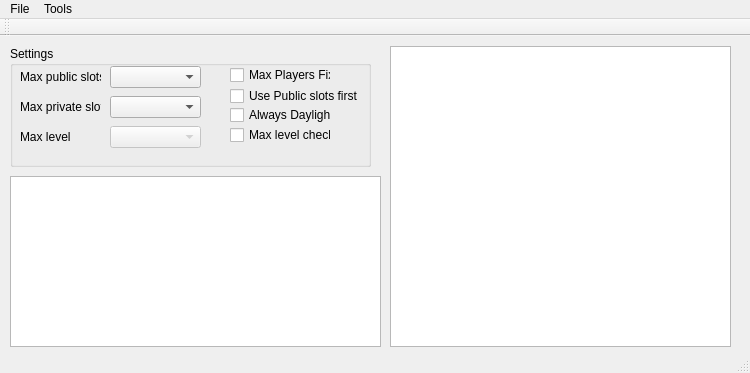
<?xml version="1.0" encoding="UTF-8"?>
<ui version="4.0">
 <class>cwst_qtClass</class>
 <widget class="QMainWindow" name="cwst_qtClass">
  <property name="geometry">
   <rect>
    <x>0</x>
    <y>0</y>
    <width>750</width>
    <height>373</height>
   </rect>
  </property>
  <property name="windowTitle">
   <string>CWST</string>
  </property>
  <widget class="QWidget" name="centralWidget">
   <widget class="QTextEdit" name="tb_log">
    <property name="geometry">
     <rect>
      <x>10</x>
      <y>140</y>
      <width>371</width>
      <height>171</height>
     </rect>
    </property>
    <property name="readOnly">
     <bool>true</bool>
    </property>
   </widget>
   <widget class="QTableWidget" name="gv_players">
    <property name="geometry">
     <rect>
      <x>390</x>
      <y>10</y>
      <width>341</width>
      <height>301</height>
     </rect>
    </property>
    <property name="contextMenuPolicy">
     <enum>Qt::CustomContextMenu</enum>
    </property>
    <property name="selectionMode">
     <enum>QAbstractItemView::SingleSelection</enum>
    </property>
    <property name="selectionBehavior">
     <enum>QAbstractItemView::SelectRows</enum>
    </property>
    <property name="sortingEnabled">
     <bool>false</bool>
    </property>
    <attribute name="horizontalHeaderHighlightSections">
     <bool>false</bool>
    </attribute>
   </widget>
   <widget class="QGroupBox" name="groupBox">
    <property name="geometry">
     <rect>
      <x>10</x>
      <y>10</y>
      <width>361</width>
      <height>121</height>
     </rect>
    </property>
    <property name="title">
     <string>Settings</string>
    </property>
    <widget class="QLabel" name="label">
     <property name="geometry">
      <rect>
       <x>10</x>
       <y>20</y>
       <width>81</width>
       <height>21</height>
      </rect>
     </property>
     <property name="text">
      <string>Max public slots</string>
     </property>
    </widget>
    <widget class="QComboBox" name="cb_publicSlots">
     <property name="geometry">
      <rect>
       <x>100</x>
       <y>20</y>
       <width>91</width>
       <height>22</height>
      </rect>
     </property>
    </widget>
    <widget class="QLabel" name="label_2">
     <property name="geometry">
      <rect>
       <x>10</x>
       <y>50</y>
       <width>81</width>
       <height>21</height>
      </rect>
     </property>
     <property name="text">
      <string>Max private slots</string>
     </property>
    </widget>
    <widget class="QComboBox" name="cb_privateSlots">
     <property name="geometry">
      <rect>
       <x>100</x>
       <y>50</y>
       <width>91</width>
       <height>22</height>
      </rect>
     </property>
    </widget>
    <widget class="QCheckBox" name="cb_maxPlayersfix">
     <property name="geometry">
      <rect>
       <x>220</x>
       <y>20</y>
       <width>101</width>
       <height>18</height>
      </rect>
     </property>
     <property name="text">
      <string>Max Players Fix</string>
     </property>
    </widget>
    <widget class="QCheckBox" name="cb_usePublicFirst">
     <property name="geometry">
      <rect>
       <x>220</x>
       <y>40</y>
       <width>131</width>
       <height>20</height>
      </rect>
     </property>
     <property name="text">
      <string>Use Public slots first</string>
     </property>
    </widget>
    <widget class="QCheckBox" name="cb_daylight">
     <property name="geometry">
      <rect>
       <x>220</x>
       <y>60</y>
       <width>101</width>
       <height>18</height>
      </rect>
     </property>
     <property name="text">
      <string>Always Daylight</string>
     </property>
    </widget>
    <widget class="QComboBox" name="cb_MaxLevel">
     <property name="enabled">
      <bool>false</bool>
     </property>
     <property name="geometry">
      <rect>
       <x>100</x>
       <y>80</y>
       <width>91</width>
       <height>22</height>
      </rect>
     </property>
    </widget>
    <widget class="QLabel" name="label_3">
     <property name="geometry">
      <rect>
       <x>10</x>
       <y>80</y>
       <width>81</width>
       <height>21</height>
      </rect>
     </property>
     <property name="text">
      <string>Max level</string>
     </property>
    </widget>
    <widget class="QCheckBox" name="cb_MaxLvlCheck">
     <property name="geometry">
      <rect>
       <x>220</x>
       <y>80</y>
       <width>101</width>
       <height>18</height>
      </rect>
     </property>
     <property name="text">
      <string>Max level check</string>
     </property>
    </widget>
   </widget>
  </widget>
  <widget class="QMenuBar" name="menuBar">
   <property name="geometry">
    <rect>
     <x>0</x>
     <y>0</y>
     <width>750</width>
     <height>18</height>
    </rect>
   </property>
   <widget class="QMenu" name="menuFile">
    <property name="title">
     <string>File</string>
    </property>
    <addaction name="actionExit"/>
   </widget>
   <widget class="QMenu" name="menuTools">
    <property name="title">
     <string>Tools</string>
    </property>
    <addaction name="actionManage_Bans"/>
    <addaction name="actionManage_Private_IP_s"/>
   </widget>
   <addaction name="menuFile"/>
   <addaction name="menuTools"/>
  </widget>
  <widget class="QToolBar" name="mainToolBar">
   <property name="enabled">
    <bool>false</bool>
   </property>
   <attribute name="toolBarArea">
    <enum>TopToolBarArea</enum>
   </attribute>
   <attribute name="toolBarBreak">
    <bool>false</bool>
   </attribute>
  </widget>
  <widget class="QStatusBar" name="statusBar"/>
  <action name="actionExit">
   <property name="text">
    <string>Exit</string>
   </property>
  </action>
  <action name="actionManage_Bans">
   <property name="text">
    <string>Manage Bans</string>
   </property>
  </action>
  <action name="actionManage_Private_IP_s">
   <property name="text">
    <string>Manage Private IP's</string>
   </property>
  </action>
 </widget>
 <layoutdefault spacing="6" margin="11"/>
 <resources>
  <include location="cwst_qt.qrc"/>
 </resources>
 <connections/>
</ui>
